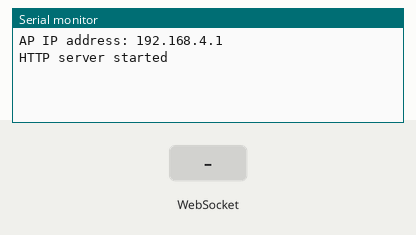
Simulated run of this sketch. Board: ESP8266 (NodeMCU). On the bench: the last lines printed to the serial monitor. The test bench sets the inputs (shaded band).

Above: at 1.2 s.
1.3 s: WebSocket text "1" received
At 2.4 s:
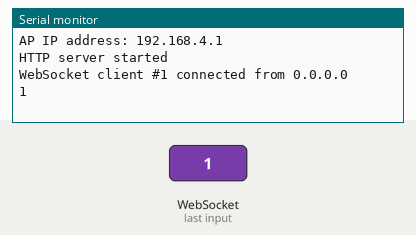
2.8 s: WebSocket text "0" received
At 3.6 s:
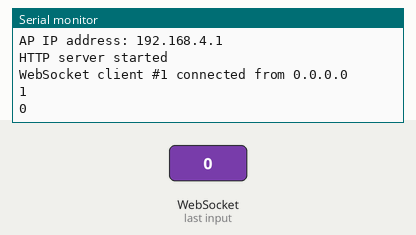

The sketch:

control.ino
```cpp
#include <Arduino.h>
#ifdef ESP32
#include <WiFi.h>
#include <AsyncTCP.h>
#elif defined(ESP8266)
#include <ESP8266WiFi.h>
#include <ESPAsyncTCP.h>
#endif
#include <ESPAsyncWebServer.h>

// Definire direcții
#define UP 1
#define DOWN 2
#define LEFT 3
#define RIGHT 4
#define UP_LEFT 5
#define UP_RIGHT 6
#define DOWN_LEFT 7
#define DOWN_RIGHT 8
#define TURN_LEFT 9
#define TURN_RIGHT 10
#define STOP 0

// Date despre Wi-Fi
const char* ssid = "MyWiFiRobot";
const char* password = "12345678";

// Server WebSocket
AsyncWebServer server(80);
AsyncWebSocket ws("/ws");

// Pagină web
const char* htmlHomePage PROGMEM = R"HTMLHOMEPAGE(
<!DOCTYPE html>
<html>
  <head>
  <meta name="viewport" content="width=device-width, initial-scale=1, maximum-scale=1, user-scalable=no">
    <style>
    .arrows {
      font-size:70px;
      color:red;
    }
    .circularArrows {
      font-size:80px;
      color:blue;
    }
    td {
      background-color:black;
      border-radius:25%;
      box-shadow: 5px 5px #888888;
    }
    td:active {
      transform: translate(5px,5px);
      box-shadow: none;
    }

    .noselect {
      -webkit-touch-callout: none; /* iOS Safari */
        -webkit-user-select: none; /* Safari */
         -khtml-user-select: none; /* Konqueror HTML */
           -moz-user-select: none; /* Firefox */
            -ms-user-select: none; /* Internet Explorer/Edge */
                user-select: none; /* Non-prefixed version, currently
                                      supported by Chrome and Opera */
    }
    </style>
  </head>
  <body class="noselect" align="center" style="background-color:white">

    <h1 style="color: teal;text-align:center;">Hash Include Electronics</h1>
    <h2 style="color: teal;text-align:center;">Wi-Fi &#128663; Control</h2>

    <table id="mainTable" style="width:400px;margin:auto;table-layout:fixed" CELLSPACING=10>
      <tr>
        <td ontouchstart='onTouchStartAndEnd("5")' ontouchend='onTouchStartAndEnd("0")'><span class="arrows" >&#11017;</span></td>
        <td ontouchstart='onTouchStartAndEnd("1")' ontouchend='onTouchStartAndEnd("0")'><span class="arrows" >&#8679;</span></td>
        <td ontouchstart='onTouchStartAndEnd("6")' ontouchend='onTouchStartAndEnd("0")'><span class="arrows" >&#11016;</span></td>
      </tr>

      <tr>
        <td ontouchstart='onTouchStartAndEnd("3")' ontouchend='onTouchStartAndEnd("0")'><span class="arrows" >&#8678;</span></td>
        <td></td>
        <td ontouchstart='onTouchStartAndEnd("4")' ontouchend='onTouchStartAndEnd("0")'><span class="arrows" >&#8680;</span></td>
      </tr>

      <tr>
        <td ontouchstart='onTouchStartAndEnd("7")' ontouchend='onTouchStartAndEnd("0")'><span class="arrows" >&#11019;</span></td>
        <td ontouchstart='onTouchStartAndEnd("2")' ontouchend='onTouchStartAndEnd("0")'><span class="arrows" >&#8681;</span></td>
        <td ontouchstart='onTouchStartAndEnd("8")' ontouchend='onTouchStartAndEnd("0")'><span class="arrows" >&#11018;</span></td>
      </tr>

      <tr>
        <td ontouchstart='onTouchStartAndEnd("9")' ontouchend='onTouchStartAndEnd("0")'><span class="circularArrows" >&#8634;</span></td>
        <td style="background-color:white;box-shadow:none"></td>
        <td ontouchstart='onTouchStartAndEnd("10")' ontouchend='onTouchStartAndEnd("0")'><span class="circularArrows" >&#8635;</span></td>
      </tr>
    </table>

    <script>
      var webSocketUrl = "ws:\/\/" + window.location.hostname + "/ws";
      var websocket;

      function initWebSocket()
      {
        websocket = new WebSocket(webSocketUrl);
        websocket.onopen    = function(event){};
        websocket.onclose   = function(event){setTimeout(initWebSocket, 2000);};
        websocket.onmessage = function(event){};
      }

      function onTouchStartAndEnd(value)
      {
        websocket.send(value);
      }

      window.onload = initWebSocket;
      document.getElementById("mainTable").addEventListener("touchend", function(event){
        event.preventDefault()
      });
    </script>

  </body>
</html>

)HTMLHOMEPAGE";

// Funcție pentru procesarea comenzilor și trimiterea lor către Arduino Uno
void processCarMovement(String inputValue)
{
  Serial.println(inputValue); // Trimite comanda către Arduino Uno prin Serial
}

// Funcții pentru server
void handleRoot(AsyncWebServerRequest *request)
{
  request->send_P(200, "text/html", htmlHomePage);
}

void handleNotFound(AsyncWebServerRequest *request)
{
    request->send(404, "text/plain", "File Not Found");
}

void onWebSocketEvent(AsyncWebSocket *server,
                      AsyncWebSocketClient *client,
                      AwsEventType type,
                      void *arg,
                      uint8_t *data,
                      size_t len)
{
  switch (type)
  {
    case WS_EVT_CONNECT:
      Serial.printf("WebSocket client #%u connected from %s\n", client->id(), client->remoteIP().toString().c_str());
      break;
    case WS_EVT_DISCONNECT:
      Serial.printf("WebSocket client #%u disconnected\n", client->id());
      processCarMovement("0");
      break;
    case WS_EVT_DATA:
      AwsFrameInfo *info;
      info = (AwsFrameInfo*)arg;
      if (info->final && info->index == 0 && info->len == len && info->opcode == WS_TEXT)
      {
        std::string myData = "";
        myData.assign((char *)data, len);
        processCarMovement(myData.c_str());
      }
      break;
    case WS_EVT_PONG:
    case WS_EVT_ERROR:
      break;
    default:
      break;
  }
}

void setup(void)
{
  Serial.begin(9600); // Comunicare serială cu Arduino Uno

  WiFi.softAP(ssid, password);
  IPAddress IP = WiFi.softAPIP();
  Serial.print("AP IP address: ");
  Serial.println(IP);

  server.on("/", HTTP_GET, handleRoot);
  server.onNotFound(handleNotFound);

  ws.onEvent(onWebSocketEvent);
  server.addHandler(&ws);

  server.begin();
  Serial.println("HTTP server started");
}

void loop()
{
  ws.cleanupClients();
}
```

Measured:
- after the input at 1.3 s, the serial monitor: prints a new line at once (image 1)
- after the input at 2.8 s, the serial monitor: prints a new line at once (image 2)
